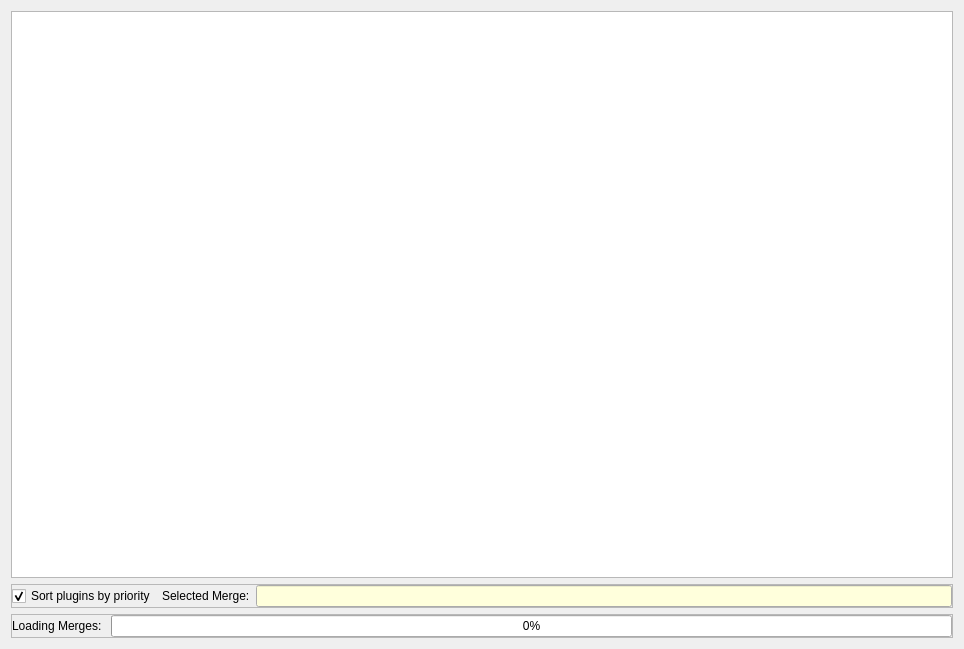
<?xml version="1.0" encoding="UTF-8"?>
<ui version="4.0" connectslotsbyname="false">
 <class>PageMergeSelect</class>
 <widget class="QWizardPage" name="PageMergeSelect">
  <property name="geometry">
   <rect>
    <x>0</x>
    <y>0</y>
    <width>964</width>
    <height>649</height>
   </rect>
  </property>
  <property name="windowTitle">
   <string>WizardPage</string>
  </property>
  <property name="title">
   <string>Merge Selection</string>
  </property>
  <property name="subTitle">
   <string>Select an existing merge to initialize the list of selected plugins. The plugin's masters will be initialized with information from ModOrganizer rather than from the existing merge file.</string>
  </property>
  <layout class="QVBoxLayout" name="verticalLayout">
   <item>
    <widget class="QTreeView" name="mergeView"/>
   </item>
   <item>
    <widget class="QFrame" name="frame">
     <property name="frameShape">
      <enum>QFrame::StyledPanel</enum>
     </property>
     <property name="frameShadow">
      <enum>QFrame::Raised</enum>
     </property>
     <layout class="QHBoxLayout" name="horizontalLayout_2">
      <property name="spacing">
       <number>6</number>
      </property>
      <property name="leftMargin">
       <number>0</number>
      </property>
      <property name="topMargin">
       <number>0</number>
      </property>
      <property name="rightMargin">
       <number>0</number>
      </property>
      <property name="bottomMargin">
       <number>0</number>
      </property>
      <item>
       <widget class="QCheckBox" name="sortByPriority">
        <property name="text">
         <string>Sort plugins by priority</string>
        </property>
        <property name="checked">
         <bool>true</bool>
        </property>
       </widget>
      </item>
      <item>
       <layout class="QFormLayout" name="formLayout">
        <item row="0" column="1">
         <widget class="QLineEdit" name="selectedMerge">
          <property name="palette">
           <palette>
            <active>
             <colorrole role="Base">
              <brush brushstyle="SolidPattern">
               <color alpha="255">
                <red>255</red>
                <green>255</green>
                <blue>220</blue>
               </color>
              </brush>
             </colorrole>
            </active>
            <inactive>
             <colorrole role="Base">
              <brush brushstyle="SolidPattern">
               <color alpha="255">
                <red>255</red>
                <green>255</green>
                <blue>220</blue>
               </color>
              </brush>
             </colorrole>
            </inactive>
            <disabled>
             <colorrole role="Base">
              <brush brushstyle="SolidPattern">
               <color alpha="255">
                <red>240</red>
                <green>240</green>
                <blue>240</blue>
               </color>
              </brush>
             </colorrole>
            </disabled>
           </palette>
          </property>
          <property name="readOnly">
           <bool>true</bool>
          </property>
         </widget>
        </item>
        <item row="0" column="0">
         <widget class="QLabel" name="label">
          <property name="text">
           <string>Selected Merge:</string>
          </property>
          <property name="buddy">
           <cstring>selectedMerge</cstring>
          </property>
         </widget>
        </item>
       </layout>
      </item>
     </layout>
    </widget>
   </item>
   <item>
    <widget class="QFrame" name="progressFrame">
     <property name="frameShape">
      <enum>QFrame::StyledPanel</enum>
     </property>
     <property name="frameShadow">
      <enum>QFrame::Raised</enum>
     </property>
     <layout class="QHBoxLayout" name="horizontalLayout">
      <property name="spacing">
       <number>6</number>
      </property>
      <property name="leftMargin">
       <number>0</number>
      </property>
      <property name="topMargin">
       <number>0</number>
      </property>
      <property name="rightMargin">
       <number>0</number>
      </property>
      <property name="bottomMargin">
       <number>0</number>
      </property>
      <item>
       <layout class="QFormLayout" name="progressLayout">
        <item row="0" column="0">
         <widget class="QLabel" name="progressLabel">
          <property name="text">
           <string>Loading Merges: </string>
          </property>
          <property name="buddy">
           <cstring>progressBar</cstring>
          </property>
         </widget>
        </item>
        <item row="0" column="1">
         <widget class="QProgressBar" name="progressBar">
          <property name="value">
           <number>0</number>
          </property>
         </widget>
        </item>
       </layout>
      </item>
     </layout>
    </widget>
   </item>
  </layout>
 </widget>
 <resources/>
 <connections/>
</ui>
